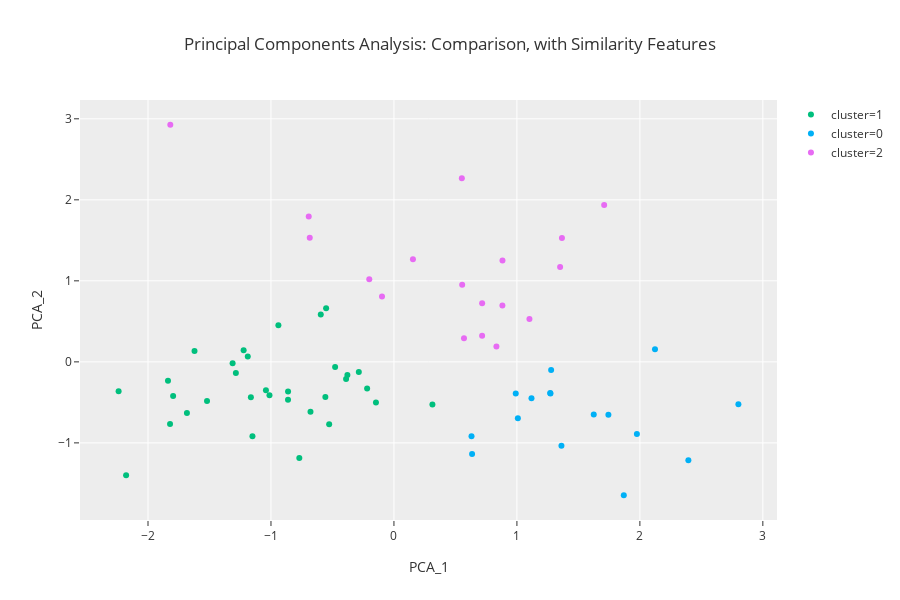

Here is the notebook cell this chart was saved with:
### Code cell
px.scatter(data_frame=pca_df
           ,x='PCA_1'
           ,y='PCA_2'
           ,color='cluster'
           ,template='ggplot2'
           ,title='Principal Components Analysis: Comparison, with Similarity Features'
           ,hover_name='person'
#            ,labels={"neg":"Negative Sentiment"
#                     ,"pos":"Positive Sentiment"
#                     ,"comment_length":"Avg Comment Char Length"
#                    }
            ,color_discrete_map={'got':'orange','dems': 'blue'}
          )

### Figure 1 — Plotly figure (JSON) as saved in the notebook; plotly's stock layout.template omitted (floating-point values rounded to 4 significant figures)
{"data": [{"hoverlabel": {"namelength": 0}, "hovertemplate": "<b>%{hovertext}</b><br><br>cluster=1<br>PCA_1=%{x}<br>PCA_2=%{y}", "hovertext": ["bran", "jon", "dany", "cersei", "tyrion", "sansa", "arya", "stannis", "varys", "jamie", "brienne", "jorah", "theon", "hound", "littlefinger", "joffrey", "mountain", "robb", "dragons", "melisandre", "bronn", "ramsey", "missandei", "grey worm", "ned", "catelyn", "robert", "tommen", "viserys", "euron", "oberyn", "gabbard"], "legendgroup": "cluster=1", "marker": {"color": "#00BF7D", "symbol": "circle"}, "mode": "markers", "name": "cluster=1", "showlegend": true, "type": "scatter", "uid": "81fe34f6-371f-4523-b61a-4c9533511d69", "x": [-0.9397, -1.041, -1.796, -1.684, -0.8613, -1.012, -1.222, -0.3785, -1.286, -1.151, -0.7696, -0.6786, -0.5268, -0.3892, -0.5578, -0.2857, -0.5516, -1.838, -1.52, -1.312, -0.2181, -0.8611, -1.821, -1.622, -0.4784, -0.1463, -1.189, -0.595, -1.163, -2.239, 0.3129, -2.178], "xaxis": "x", "y": [0.4504, -0.3495, -0.4215, -0.6319, -0.4661, -0.4117, 0.1419, -0.1614, -0.137, -0.9172, -1.185, -0.6161, -0.7692, -0.2119, -0.4322, -0.1262, 0.6631, -0.234, -0.4844, -0.01736, -0.3273, -0.3655, -0.7682, 0.1354, -0.06293, -0.5018, 0.06764, 0.5838, -0.4373, -0.3618, -0.5266, -1.399], "yaxis": "y"}, {"hoverlabel": {"namelength": 0}, "hovertemplate": "<b>%{hovertext}</b><br><br>cluster=0<br>PCA_1=%{x}<br>PCA_2=%{y}", "hovertext": ["davos", "samwell", "tormund", "margaery", "ygritte", "harris", "buttigieg", "warren", "inslee", "sanders", "bullock", "o'rourke", "bennet", "moulton", "swalwell", "yang"], "legendgroup": "cluster=0", "marker": {"color": "#00B0F6", "symbol": "circle"}, "mode": "markers", "name": "cluster=0", "showlegend": true, "type": "scatter", "uid": "7fe4e688-4573-456d-aa65-2c04e99b3524", "x": [0.6308, 0.9906, 0.6355, 1.869, 1.362, 1.271, 1.273, 1.744, 2.394, 1.119, 2.801, 1.008, 1.278, 2.123, 1.976, 1.625], "xaxis": "x", "y": [-0.9181, -0.3905, -1.139, -1.646, -1.035, -0.3841, -0.391, -0.6542, -1.214, -0.4494, -0.5222, -0.6957, -0.09946, 0.155, -0.8899, -0.6509], "yaxis": "y"}, {"hoverlabel": {"namelength": 0}, "hovertemplate": "<b>%{hovertext}</b><br><br>cluster=2<br>PCA_1=%{x}<br>PCA_2=%{y}", "hovertext": ["doran", "gilly", "gendry", "night_king", "jaqen", "hodor", "mance", "biden", "gillibrand", "hickenlooper", "klobuchar", "booker", "castro", "de blasio", "gravel", "messam", "delaney", "williamson"], "legendgroup": "cluster=2", "marker": {"color": "#E76BF3", "symbol": "circle"}, "mode": "markers", "name": "cluster=2", "showlegend": true, "type": "scatter", "uid": "dd9fbac3-c541-49f5-8a10-837b772869bd", "x": [-0.6847, 1.102, -0.09705, 0.1545, -0.693, -1.819, -0.2006, 0.8333, 0.5696, 1.351, 0.8826, 0.882, 0.7171, 1.366, 0.7172, 1.71, 0.5549, 0.5522], "xaxis": "x", "y": [1.533, 0.5278, 0.8057, 1.266, 1.794, 2.927, 1.021, 0.1896, 0.2929, 1.172, 1.251, 0.6966, 0.322, 1.528, 0.7244, 1.936, 0.9532, 2.265], "yaxis": "y"}], "layout": {"grid": {"xaxes": ["x"], "xgap": 0.1, "xside": "bottom", "yaxes": ["y"], "ygap": 0.1, "yside": "left"}, "height": 600, "legend": {"tracegroupgap": 0}, "title": {"text": "Principal Components Analysis: Comparison, with Similarity Features"}, "xaxis": {"title": {"text": "PCA_1"}}, "yaxis": {"title": {"text": "PCA_2"}}}}
